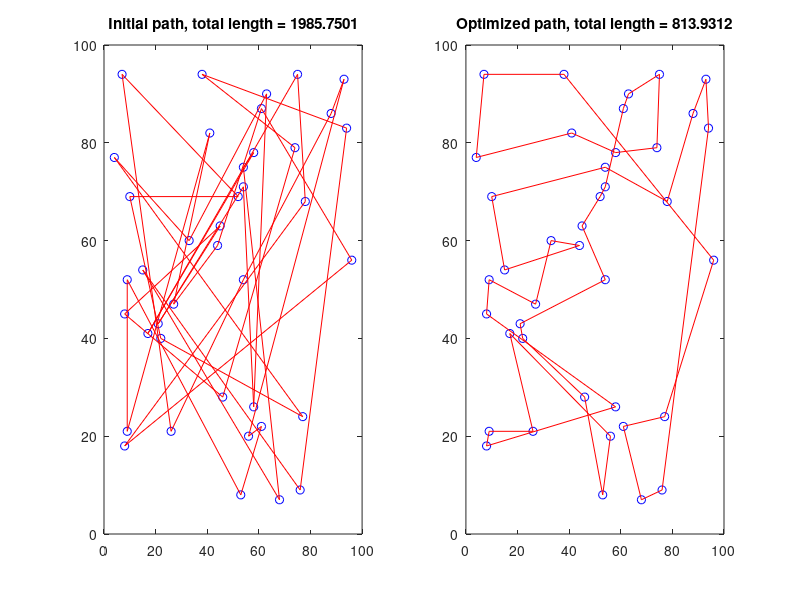

This figure's MATLAB source: (Note: this script raises an error after producing the figure.)
    N = 40;
    disp('Ný keyrsla')
    cities = randi([1,100],N,2);
    %%
    iterations = 1000;
    connections = 1:N; % original connections:
    connections = [connections,1]; %circular path
    hold on
    olddist = Inf;
    for j = 1:iterations
        clf
        dist = 0;
%         plot(cities(:,1),cities(:,2),'bo') %c COMMENT IN FOR ANIMATION
%         title(['Distance = ', num2str(olddist)]);
        for i=1:length(connections)-1   
            start_city = connections(i);
            end_city = connections(i+1);
            dist = dist+sqrt((cities(start_city,1)-cities(end_city,1))^2+(cities(start_city,2)-cities(end_city,2))^2);
%             line([cities(start_city, 1), cities(end_city, 1)], [cities(start_city, 2), cities(end_city, 2)], 'Color', 'r');
        end
        if j == 1
            original_dist = dist;%vista fyrsta sem original distance 
        end

        if dist >= olddist
            temp = connections(swapping_indices(1));
            connections(swapping_indices(1)) = connections(swapping_indices(2));
            connections(swapping_indices(2)) = temp; %swappa til baka ef þetta var ekki gott
        else
            olddist = dist;
        end
        swapping_indices = randi([2,length(connections)-1],1,2); %swappa öllu nema fyrsta og seinasta staki
        temp = connections(swapping_indices(1));
        connections(swapping_indices(1)) = connections(swapping_indices(2));
        connections(swapping_indices(2)) = temp;
%         pause(0.05)
    if mod(j,1000) == 0 %to keep track of number of iterations
        disp(['iteration ',num2str(j)])
    end
    end
%%

subplot(1,2,1)
plot(cities(:,1),cities(:,2),'bo')
hold on
original_connect = [1:N,1];
for i=1:N
    start_city = original_connect(i);
    end_city = original_connect(i+1);
    dist = dist+sqrt((cities(start_city,1)-cities(end_city,1))^2+(cities(start_city,2)-cities(end_city,2))^2);
    line([cities(start_city, 1), cities(end_city, 1)], [cities(start_city, 2), cities(end_city, 2)], 'Color', 'r');
end
title(['Initial path, total length = ',num2str(original_dist) ])
subplot(1,2,2)
plot(cities(:,1),cities(:,2),'bo')
hold on
for i=1:length(connections)-1   
    start_city = connections(i);
    end_city = connections(i+1);
    dist = dist+sqrt((cities(start_city,1)-cities(end_city,1))^2+(cities(start_city,2)-cities(end_city,2))^2);
    line([cities(start_city, 1), cities(end_city, 1)], [cities(start_city, 2), cities(end_city, 2)], 'Color', 'r');
end

title(['Optimized path, total length = ',num2str(olddist)])
sgtitle(['Optimized path path length divided by initial path length =',num2str(olddist/original_dist)])


